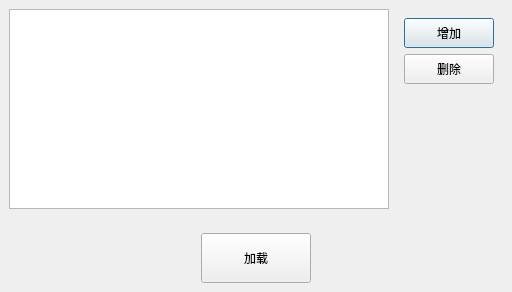
<?xml version="1.0" encoding="UTF-8"?>
<ui version="4.0">
 <class>OneClickLoadDialog</class>
 <widget class="QDialog" name="OneClickLoadDialog">
  <property name="geometry">
   <rect>
    <x>0</x>
    <y>0</y>
    <width>512</width>
    <height>292</height>
   </rect>
  </property>
  <property name="windowTitle">
   <string>一键加载</string>
  </property>
  <layout class="QVBoxLayout" name="verticalLayout">
   <property name="leftMargin">
    <number>0</number>
   </property>
   <property name="topMargin">
    <number>0</number>
   </property>
   <property name="rightMargin">
    <number>0</number>
   </property>
   <property name="bottomMargin">
    <number>0</number>
   </property>
   <item>
    <layout class="QHBoxLayout" name="horizontalLayout_9">
     <property name="leftMargin">
      <number>9</number>
     </property>
     <property name="topMargin">
      <number>9</number>
     </property>
     <property name="rightMargin">
      <number>9</number>
     </property>
     <property name="bottomMargin">
      <number>9</number>
     </property>
     <item>
      <widget class="QTableView" name="tableView"/>
     </item>
     <item>
      <layout class="QVBoxLayout" name="verticalLayout_9">
       <property name="leftMargin">
        <number>9</number>
       </property>
       <property name="topMargin">
        <number>9</number>
       </property>
       <property name="rightMargin">
        <number>9</number>
       </property>
       <property name="bottomMargin">
        <number>9</number>
       </property>
       <item>
        <widget class="QPushButton" name="btnAdd">
         <property name="minimumSize">
          <size>
           <width>90</width>
           <height>30</height>
          </size>
         </property>
         <property name="text">
          <string>增加</string>
         </property>
        </widget>
       </item>
       <item>
        <widget class="QPushButton" name="btnDel">
         <property name="minimumSize">
          <size>
           <width>90</width>
           <height>30</height>
          </size>
         </property>
         <property name="text">
          <string>删除</string>
         </property>
        </widget>
       </item>
       <item>
        <spacer name="verticalSpacer">
         <property name="orientation">
          <enum>Qt::Vertical</enum>
         </property>
         <property name="sizeHint" stdset="0">
          <size>
           <width>20</width>
           <height>40</height>
          </size>
         </property>
        </spacer>
       </item>
      </layout>
     </item>
    </layout>
   </item>
   <item>
    <layout class="QHBoxLayout" name="horizontalLayout">
     <property name="leftMargin">
      <number>9</number>
     </property>
     <property name="topMargin">
      <number>9</number>
     </property>
     <property name="rightMargin">
      <number>9</number>
     </property>
     <property name="bottomMargin">
      <number>9</number>
     </property>
     <item>
      <spacer name="horizontalSpacer">
       <property name="orientation">
        <enum>Qt::Horizontal</enum>
       </property>
       <property name="sizeHint" stdset="0">
        <size>
         <width>40</width>
         <height>20</height>
        </size>
       </property>
      </spacer>
     </item>
     <item>
      <widget class="QPushButton" name="btnOk">
       <property name="minimumSize">
        <size>
         <width>110</width>
         <height>50</height>
        </size>
       </property>
       <property name="text">
        <string>加载</string>
       </property>
      </widget>
     </item>
     <item>
      <spacer name="horizontalSpacer_2">
       <property name="orientation">
        <enum>Qt::Horizontal</enum>
       </property>
       <property name="sizeHint" stdset="0">
        <size>
         <width>40</width>
         <height>20</height>
        </size>
       </property>
      </spacer>
     </item>
    </layout>
   </item>
  </layout>
 </widget>
 <resources/>
 <connections/>
</ui>
